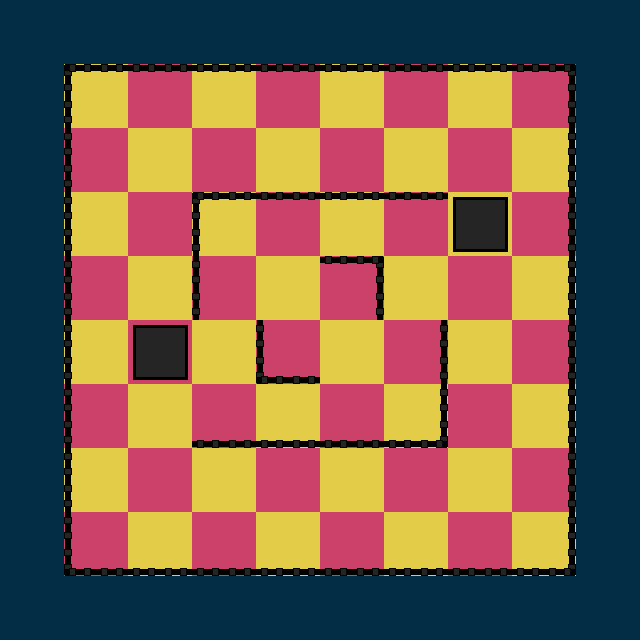

A level layout from a 2D game, rendered from its tile map. Below: a short description, then the map file with tile-grid data replaced by summaries:
An orthogonal 10x10 tile map with 64x64 px tiles, 5 tile layers (ground, left, right, up, ...) and 2 objects (Player, Goal).

<map version="1.0" orientation="orthogonal" renderorder="right-down" width="10" height="10" tilewidth="64" tileheight="64" nextobjectid="30">
 <tileset firstgid="1" source="tileset_00.tsx" />
 <layer name="ground" width="10" height="10">
  <properties>
   <property name="tileset" value="tileset_00" />
   <property name="type" value="base" />
  </properties>
  <data>[100 cells, 100 non-empty, 5 distinct tile ids]</data>
 </layer>
 <layer name="left" width="10" height="10">
  <properties>
   <property name="edge" value="left" />
   <property name="tileset" value="tileset_00" />
   <property name="type" value="edges" />
  </properties>
  <data>[100 cells, 11 non-empty, 1 distinct tile ids]</data>
 </layer>
 <layer name="right" width="10" height="10">
  <properties>
   <property name="edge" value="right" />
   <property name="tileset" value="tileset_00" />
   <property name="type" value="edges" />
  </properties>
  <data>[100 cells, 11 non-empty, 1 distinct tile ids]</data>
 </layer>
 <layer name="up" width="10" height="10">
  <properties>
   <property name="edge" value="up" />
   <property name="tileset" value="tileset_00" />
   <property name="type" value="edges" />
  </properties>
  <data>[100 cells, 13 non-empty, 1 distinct tile ids]</data>
 </layer>
 <layer name="down" width="10" height="10">
  <properties>
   <property name="edge" value="down" />
   <property name="tileset" value="tileset_00" />
   <property name="type" value="edges" />
  </properties>
  <data>[100 cells, 13 non-empty, 1 distinct tile ids]</data>
 </layer>
 <objectgroup name="entities">
  <object id="13" name="Player" type="Player" x="528" y="528" width="32" height="32">
   <properties>
    <property name="facing" value="left" />
    <property name="gid" type="int" value="8" />
    <property name="speed" type="float" value="300" />
    <property name="type" value="player" />
   </properties>
   <ellipse />
  </object>
  <object id="14" name="Goal" type="Goal" x="352" y="288">
   <properties>
    <property name="type" value="goal" />
   </properties>
   <polygon points="0,0 -16,32 16,32" />
  </object>
 </objectgroup>
</map>
